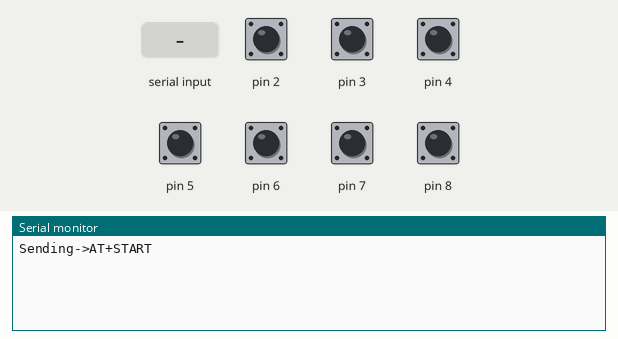
A sketch run on a simulated Arduino Mega 2560, built with avr-gcc and run on an emulated ATmega2560. Parts: the last lines printed to the serial monitor. The test bench sets the inputs (shaded band); at power-on: pin 2–8 HIGH.

Above: at 1.4 s.
1.5 s: "OK+CONN\n" received over the second serial link
At 2.6 s:
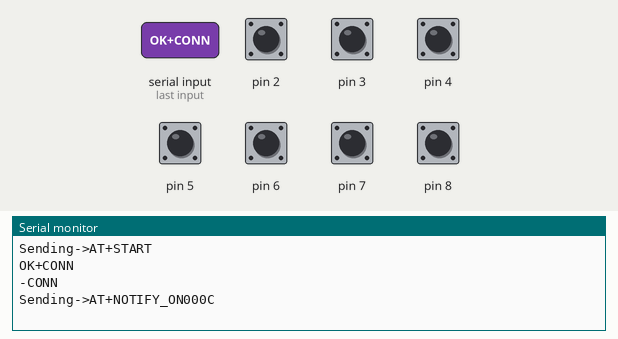
3.0 s: "OK+DATA-OK\n" received over the second serial link
At 3.7 s:
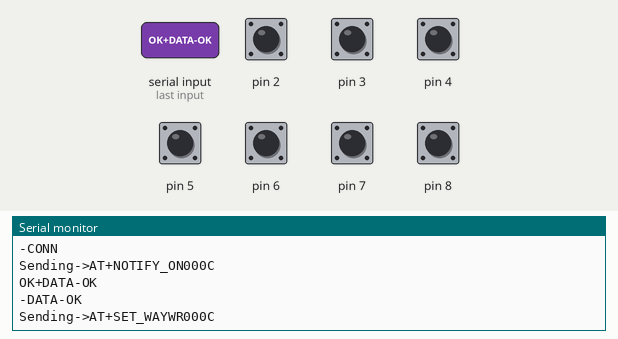
4.5 s: "OK+SEND-OK\n" received over the second serial link
At 4.8 s:
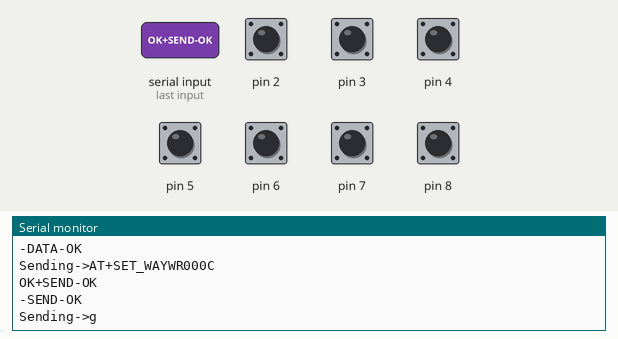
6.0 s: pin 2 pulled LOW for 0.15 s
At 7.2 s:
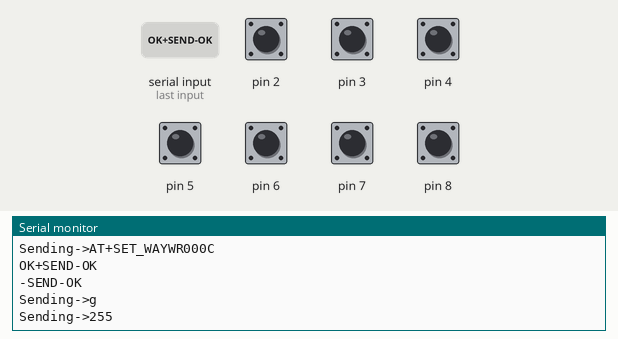
7.6 s: "OK+LOST\n" received over the second serial link
At 8.4 s:
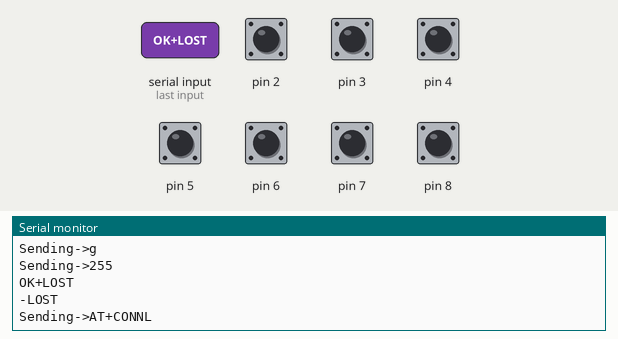
9.1 s: "90,45\n" received over the second serial link
At 9.5 s:
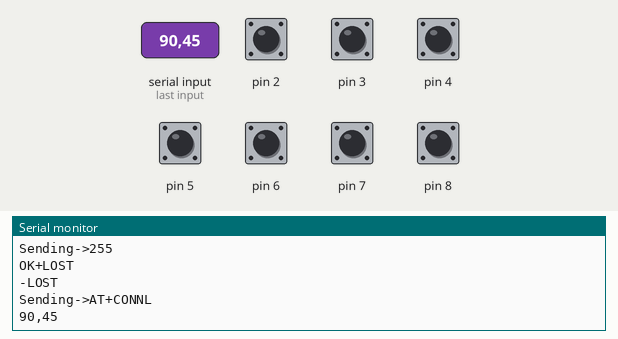

Measured:
- after the input at 1.5 s, the serial monitor: prints a new line at once (image 1)
- after the input at 3.0 s, the serial monitor: prints a new line at once (image 2)
- after the input at 4.5 s, the serial monitor: prints a new line at once (image 3)
- after the input at 6.0 s, the serial monitor: prints a new line after 0.20 s (image 4)
- after the input at 7.6 s, the serial monitor: prints a new line at once (image 5)
- after the input at 9.1 s, the serial monitor: prints a new line at once (image 6)

The sketch:

BLE-Remote.ino
```cpp
/*
First HM-10 setup with USB-Serial converter (with proto helmet running)
1. Flash new firmware (v700+)
2. AT (responds: OK)
3. AT+IMME1
4. AT+ROLE1
5. AT+DISC?
6. AT+CONN0 (0 means index of found proto BLE)
Now you can connect the HM-10 to the Arduino
*/

#include <ezButton.h>
#include <EEPROM.h>

#define BTNTIME 1500
#define BUTTONS 7

ezButton buttonArray[BUTTONS] = {
  ezButton(2), //left
  ezButton(8), //right
  ezButton(3), //up
  ezButton(6), //down
  ezButton(5), //center
  ezButton(7), //up right
  ezButton(4)  //up left
};

unsigned long btnPressTime[BUTTONS];
int btnVal[BUTTONS];

bool canSend = false, recon = false, requestBLEsave = false;
String dataIn;
int numOfAnims = 4;
unsigned long reconTime = 0,requestBLEsaveTime = 0;

void setup() {
  Serial.begin(115200);
  delay(200);
  Serial1.begin(115200);
  //while (!Serial) ;
  for (int i = 0; i < BUTTONS; i++) {
    buttonArray[i].setDebounceTime(50);
    btnVal[i] = EEPROM.read(i);
    btnPressTime[i] = 20000000;
  }
  sendS("AT+START");
}

void sendS(String temp) { //send string
  Serial1.print(temp);
  Serial.print("Sending->");
  Serial.println(temp);
}
void sendI(int temp) { //send integer
  Serial1.print(temp);
  Serial.print("Sending->");
  Serial.println(temp);
}

void changeBtn(int toChange) { //change button value
  if(btnVal[toChange] == numOfAnims) {
    btnVal[toChange] = 1;
  } else {
    btnVal[toChange]++;
  }
  sendI(btnVal[toChange]);
  requestBLEsaveTime = millis();
  requestBLEsave = true;
}

void loop() {
  for (int i = 0; i < BUTTONS; i++) {
    buttonArray[i].loop();
  }

  dataIn = "";
  if(Serial1.available() > 0){ //serial read and process
    dataIn = Serial1.readStringUntil('\n');
  }
  if (dataIn != "") { //try to connect
    dataIn.trim();
    Serial.println(dataIn);
    if(dataIn == "OK+CONN") {
      Serial.println("-CONN");
      sendS("AT+NOTIFY_ON000C");
      recon = false;
    } else if(dataIn == "OK+DATA-OK") {
      Serial.println("-DATA-OK");
      sendS("AT+SET_WAYWR000C");
    } else if(dataIn == "OK+SEND-OK") {
      Serial.println("-SEND-OK");
      sendS("g");
      canSend = true;
    } else if(dataIn == "OK+LOST") {
      Serial.println("-LOST");
      canSend = false;
      sendS("AT+CONNL");
      recon = true;
      reconTime = millis();
    } else if(dataIn.charAt(0) == 'i') {
      dataIn.remove(0,1);
      numOfAnims = dataIn.toInt();
      Serial.println(numOfAnims);
    }
  }

  if(recon && !canSend && reconTime+2000 < millis()) { //reconnect
    sendS("AT+START");
    reconTime = millis();
  }

  if(requestBLEsaveTime+20000 < millis() && requestBLEsave) { //save
    for (int i = 0; i < BUTTONS; i++) {
      EEPROM.write(i, btnVal[i]);
    }
    requestBLEsave = false;
    Serial.println("saved");
  }

  for (int i = 0; i < BUTTONS; i++) {
    if(buttonArray[i].isPressed() && canSend) { //detect press
      btnPressTime[i] = millis();
    }
    if(buttonArray[i].isReleased() && canSend) { //short press
      long pressDuration = millis() - btnPressTime[i];
      if(pressDuration < BTNTIME) {
        sendI(btnVal[i]);
        btnPressTime[i] = 20000000;
      }
    }
    if(btnPressTime[i]+BTNTIME < millis() && canSend) { //long press
      btnPressTime[i] = 20000000;
      changeBtn(i);
    }
  }

  if(!canSend && !buttonArray[3].getState() && !buttonArray[5].getState() && !buttonArray[6].getState()) {
    for (int i = 0; i < BUTTONS; i++) {
      btnVal[i] = 1;
    }
    requestBLEsaveTime = millis();
    requestBLEsave = true;
    Serial.println("reset");
  }

  dataIn = "";
}
```
